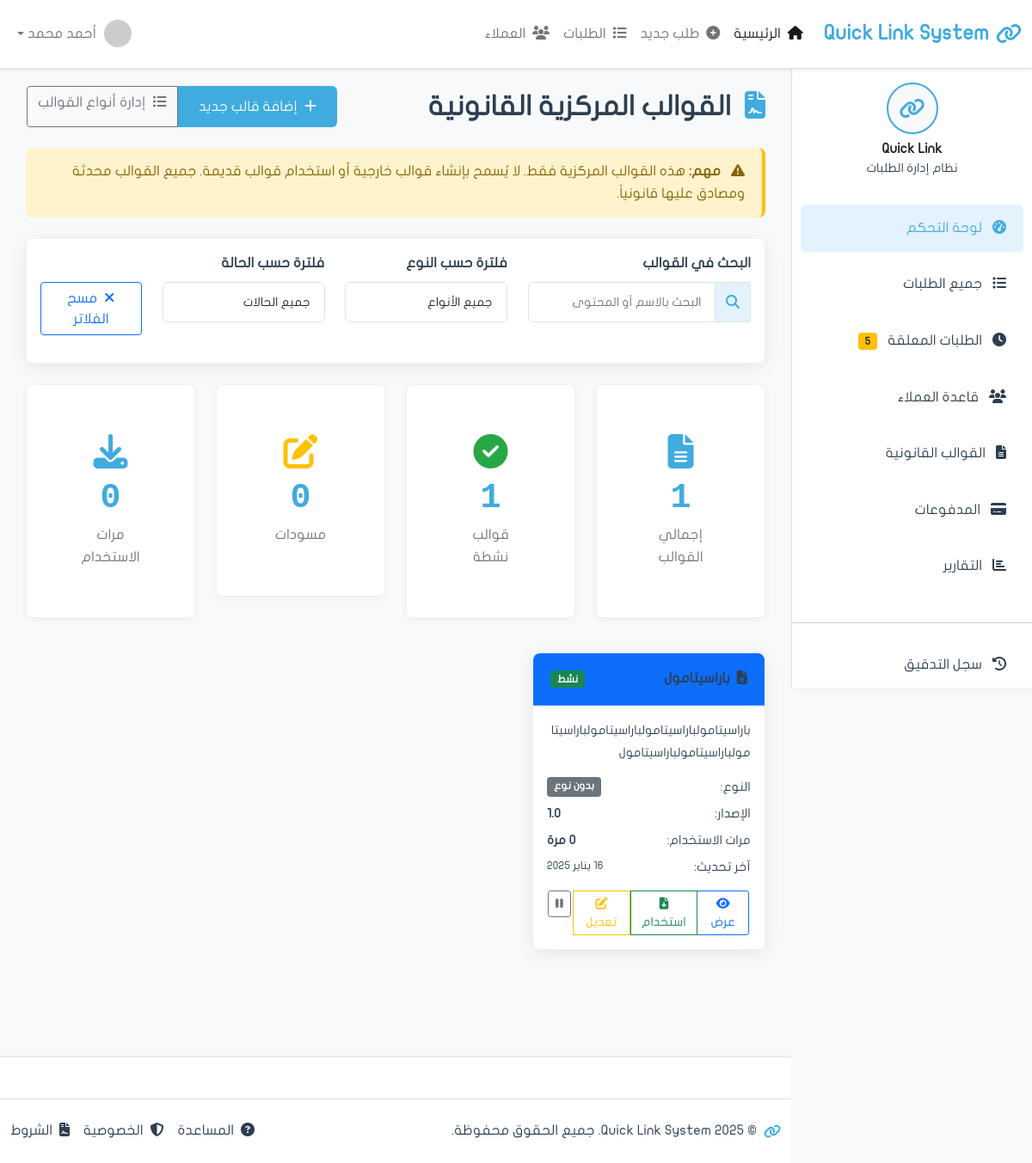
/templates/, run on the app's committed database.
### apps/requests/models.py (models this page shows, shortened)
class Template(models.Model):
    name = models.CharField('اسم القالب', max_length=200)
    name_english = models.CharField('الاسم بالإنجليزية', max_length=200, blank=True)
    code = models.CharField('الرمز', max_length=50, unique=True, editable=False)
    content_arabic = models.TextField('المحتوى بالعربية')
    content_english = models.TextField('المحتوى بالإنجليزية', blank=True)
    version = models.CharField('الإصدار', max_length=20, default='1.0')
    template_type = models.ForeignKey(
        'TemplateType',
        on_delete=models.PROTECT,
        related_name='templates',
        verbose_name='نوع القالب',
        null=True,  # للتوافق المؤقت
        blank=True
    )
    template_type_legacy = models.CharField(
        'نوع القالب (قديم)',
        max_length=100,
        blank=True,
        null=True
    )
    is_active = models.BooleanField('نشط', default=True)
    is_published = models.BooleanField('منشور', default=False)
    file = models.FileField('ملف القالب', upload_to='templates/', blank=True)
    usage_count = models.IntegerField('عدد الاستخدامات', default=0)
    created_at = models.DateTimeField('تاريخ الإنشاء', auto_now_add=True)
    updated_at = models.DateTimeField('آخر تحديث', auto_now=True)
    created_by = models.ForeignKey('auth.User', on_delete=models.SET_NULL, null=True)
    class Meta:
        verbose_name = 'قالب'
        verbose_name_plural = 'القوالب'
        ordering = ['-created_at']

### apps/requests/views.py (the view, shortened to what this page needs)
# urls.py: path('templates/', views.templates_list, name='templates_list'),
def templates_list(request):
    from django.db.models import Count
    from apps.requests.models import TemplateType
    type_filter = request.GET.get('type')
    status_filter = request.GET.get('status')
    templates = Template.objects.select_related('template_type').all()
    if type_filter and type_filter != 'all':
        templates = templates.filter(template_type_id=type_filter)
    templates = templates.order_by('-updated_at')
    total_templates = Template.objects.count()
    active_templates = Template.objects.filter(is_active=True, is_published=True).count()
    draft_templates = Template.objects.filter(is_published=False).count()
    total_usage = sum(t.usage_count for t in Template.objects.all())
    template_types = TemplateType.objects.filter(is_active=True).order_by('display_order')
    context = {
        'page_title': 'القوالب القانونية',
        'templates': templates,
        'total_templates': total_templates,
        'active_templates': active_templates,
        'draft_templates': draft_templates,
        'total_usage': total_usage,
        'template_types': template_types,
    }
    return render(request, 'requests/templates_list.html', context)

### apps/requests/templates/requests/templates_list.html (shortened to what this page needs)
{% extends 'base.html' %}
{% load static %}
{% block content %}
            <div class="d-flex justify-content-between align-items-center mb-4">
                <h2 class="mb-0">
                    <i class="fas fa-file-contract me-2 text-primary"></i>
                    القوالب المركزية القانونية
                </h2>
                <div class="btn-group" role="group">
                    <a href="{% url 'requests:template_create' %}" class="btn btn-primary">
                        <i class="fas fa-plus me-1"></i>
                        إضافة قالب جديد
                    </a>
                    <a href="{% url 'requests:template_types_list' %}" class="btn btn-outline-secondary">
                        <i class="fas fa-list-ul me-1"></i>
                        إدارة أنواع القوالب
                    </a>
                </div>
            </div>
            <div class="alert alert-warning mb-4">
                <i class="fas fa-exclamation-triangle me-2"></i>
                <strong>مهم:</strong> هذه القوالب المركزية فقط. لا يُسمح بإنشاء قوالب خارجية أو استخدام قوالب قديمة. جميع القوالب محدثة ومصادق عليها قانونياً.
            </div>
            <div class="card shadow-custom mb-4">
                <div class="card-body">
                    <div class="row">
                        <div class="col-md-4 mb-3">
                            <label class="form-label">البحث في القوالب</label>
                            <div class="input-group">
                                <span class="input-group-text">
                                    <i class="fas fa-search"></i>
                                </span>
                                <input type="text" class="form-control" placeholder="البحث بالاسم أو المحتوى" id="templateSearchInput">
                            </div>
                        </div>
                        <div class="col-md-3 mb-3">
                            <label class="form-label">فلترة حسب النوع</label>
                            <select class="form-control" id="typeFilter">
                                <option value="all">جميع الأنواع</option>
                            </select>
                        </div>
                        <div class="col-md-3 mb-3">
                            <label class="form-label">فلترة حسب الحالة</label>
                            <select class="form-control" id="statusFilter">
                                <option value="all">جميع الحالات</option>
                            </select>
                        </div>
                        <div class="col-md-2 mb-3">
                            <label class="form-label">&nbsp;</label>
                            <div class="d-grid">
                                <button class="btn btn-outline-primary" onclick="clearTemplateFilters()">
                                    <i class="fas fa-times me-1"></i>
                                    مسح الفلاتر
                                </button>
                            </div>
                        </div>
                    </div>
                </div>
            </div>
            <div class="row mb-4">
                <div class="col-xl-3 col-md-6 mb-3">
                    <div class="card stats-card">
                        <div class="card-body text-center">
                            <i class="fas fa-file-alt icon-large text-primary"></i>
                            <div class="stats-number">{{ total_templates|default:0 }}</div>
                            <div class="stats-label">إجمالي القوالب</div>
                        </div>
                    </div>
                </div>
                <div class="col-xl-3 col-md-6 mb-3">
                    <div class="card stats-card">
                        <div class="card-body text-center">
                            <i class="fas fa-check-circle icon-large text-success"></i>
                            <div class="stats-number">{{ active_templates|default:0 }}</div>
                            <div class="stats-label">قوالب نشطة</div>
                        </div>
                    </div>
                </div>
                <div class="col-xl-3 col-md-6 mb-3">
                    <div class="card stats-card">
                        <div class="card-body text-center">
                            <i class="fas fa-edit icon-large text-warning"></i>
                            <div class="stats-number">{{ draft_templates|default:0 }}</div>
                            <div class="stats-label">مسودات</div>
                        </div>
                    </div>
                </div>
                <div class="col-xl-3 col-md-6 mb-3">
                    <div class="card stats-card">
                        <div class="card-body text-center">
                            <i class="fas fa-download icon-large text-info"></i>
                            <div class="stats-number">{{ total_usage|default:0 }}</div>
                            <div class="stats-label">مرات الاستخدام</div>
                        </div>
                    </div>
                </div>
            </div>
            <div class="row">
                {% if templates %}
                    {% for template in templates %}
                <div class="col-lg-4 col-md-6 mb-4">
                    <div class="card template-card shadow-custom">
                        <div class="card-header bg-{{ template.template_type.color|default:'primary' }} text-white">
                            <div class="d-flex justify-content-between align-items-center">
                                <h6 class="mb-0">
                                    {% if template.template_type and template.template_type.icon %}
                                    <i class="fas {{ template.template_type.icon }} me-1"></i>
                                    {% else %}
                                    <i class="fas fa-file-alt me-1"></i>
                                    {% endif %}
                                    {{ template.name }}
                                </h6>
                                <span class="badge
                                    {% if template.is_published and template.is_active %}bg-success
                                    {% elif not template.is_published %}bg-warning text-dark
                                    {% else %}bg-secondary{% endif %}">
                                    {% if template.is_published and template.is_active %}نشط
                                    {% elif not template.is_published %}مسودة
                                    {% else %}مؤرشف{% endif %}
                                </span>
                            </div>
                        </div>
                        <div class="card-body">
                            <p class="text-muted mb-3">
                                <small>{{ template.content_arabic|truncatewords:15 }}</small>
                            </p>
                            <div class="template-meta mb-3">
                                <div class="d-flex justify-content-between mb-2">
                                    <span class="text-muted">النوع:</span>
                                    {% if template.template_type %}
                                    <span class="badge bg-{{ template.template_type.color }}">
                                        {% if template.template_type.icon %}
                                        <i class="fas {{ template.template_type.icon }} me-1"></i>
                                        {% endif %}
                                        {{ template.template_type.name_arabic }}
                                    </span>
                                    {% else %}
                                    <span class="badge bg-secondary">بدون نوع</span>
                                    {% endif %}
                                </div>
                                <div class="d-flex justify-content-between mb-2">
                                    <span class="text-muted">الإصدار:</span>
                                    <strong>{{ template.version }}</strong>
                                </div>
                                <div class="d-flex justify-content-between mb-2">
                                    <span class="text-muted">مرات الاستخدام:</span>
                                    <strong>{{ template.usage_count|default:0 }} مرة</strong>
                                </div>
                                <div class="d-flex justify-content-between">
                                    <span class="text-muted">آخر تحديث:</span>
                                    <small>{{ template.updated_at|date:"d يناير Y" }}</small>
                                </div>
                            </div>
                            <div class="btn-group w-100" role="group">
                                <button class="btn btn-outline-primary btn-sm" onclick="viewTemplate({{ template.id }})">
                                    <i class="fas fa-eye"></i>
                                    عرض
                                </button>
                                {% if template.is_published and template.is_active %}
                                <button class="btn btn-outline-success btn-sm" onclick="useTemplate({{ template.id }})">
                                    <i class="fas fa-file-download"></i>
                                    استخدام
                                </button>
                                {% elif not template.is_published %}
                                <button class="btn btn-outline-success btn-sm" onclick="publishTemplate({{ template.id }})">
                                    <i class="fas fa-check"></i>
                                    نشر
                                </button>
                                {% endif %}
                                <a href="{% url 'requests:template_edit' template.id %}" class="btn btn-outline-warning btn-sm">
                                    <i class="fas fa-edit"></i>
                                    تعديل
                                </a>
                                {% if template.is_active %}
                                <form method="post" action="{% url 'requests:template_toggle' template.id %}" class="d-inline">
                                    <button type="submit" class="btn btn-outline-secondary btn-sm" title="تعطيل">
                                        <i class="fas fa-pause"></i>
                                    </button>
                                </form>
                                {% endif %}
                            </div>
                        </div>
                    </div>
                </div>
                    {% endfor %}
                {% endif %}
            </div>
{% endblock content %}

### data on the page
Template: name "باراسيتامول", is_published "نشط", content_arabic "باراسيتامولباراسيتامولباراسيتامولباراسيتامولباراسيتامولباراسيتامول", shows "بدون نوع", version "1.0", updated_at "16 يناير 2025", is_active True (drawn)

### other printed values
{{ total_templates|default:0 }} "1"
{{ active_templates|default:0 }} "1"
{{ draft_templates|default:0 }} "0"
{{ total_usage|default:0 }} "0"
